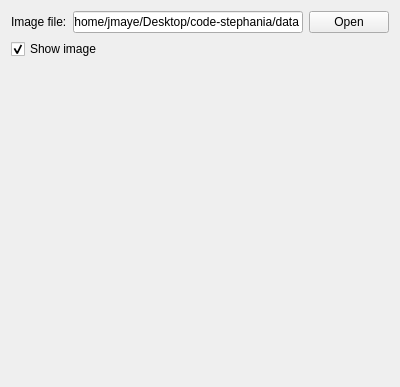
<?xml version="1.0" encoding="UTF-8"?>
<ui version="4.0">
 <class>ImageControl</class>
 <widget class="QWidget" name="ImageControl">
  <property name="geometry">
   <rect>
    <x>0</x>
    <y>0</y>
    <width>400</width>
    <height>387</height>
   </rect>
  </property>
  <property name="windowTitle">
   <string>Form</string>
  </property>
  <layout class="QVBoxLayout" name="verticalLayout">
   <item>
    <layout class="QHBoxLayout" name="browseLayout">
     <item>
      <widget class="QLabel" name="imgTextLabel">
       <property name="text">
        <string>Image file:</string>
       </property>
      </widget>
     </item>
     <item>
      <widget class="QLineEdit" name="imgEdit">
       <property name="text">
        <string>/home/jmaye/Desktop/code-stephania/data</string>
       </property>
      </widget>
     </item>
     <item>
      <widget class="QPushButton" name="imgBrowseButton">
       <property name="text">
        <string>Open</string>
       </property>
      </widget>
     </item>
    </layout>
   </item>
   <item>
    <layout class="QGridLayout" name="showLayout">
     <item row="0" column="0">
      <widget class="QCheckBox" name="showImageCheckBox">
       <property name="enabled">
        <bool>true</bool>
       </property>
       <property name="text">
        <string>Show image</string>
       </property>
       <property name="checked">
        <bool>true</bool>
       </property>
      </widget>
     </item>
    </layout>
   </item>
   <item>
    <spacer name="verticalSpacer">
     <property name="orientation">
      <enum>Qt::Vertical</enum>
     </property>
     <property name="sizeHint" stdset="0">
      <size>
       <width>20</width>
       <height>40</height>
      </size>
     </property>
    </spacer>
   </item>
  </layout>
  <action name="testAction">
   <property name="text">
    <string>Test</string>
   </property>
  </action>
 </widget>
 <resources/>
 <connections>
  <connection>
   <sender>showImageCheckBox</sender>
   <signal>toggled(bool)</signal>
   <receiver>ImageControl</receiver>
   <slot>showImageToggled(bool)</slot>
   <hints>
    <hint type="sourcelabel">
     <x>199</x>
     <y>75</y>
    </hint>
    <hint type="destinationlabel">
     <x>199</x>
     <y>193</y>
    </hint>
   </hints>
  </connection>
  <connection>
   <sender>imgBrowseButton</sender>
   <signal>clicked()</signal>
   <receiver>ImageControl</receiver>
   <slot>imgBrowseClicked()</slot>
   <hints>
    <hint type="sourcelabel">
     <x>347</x>
     <y>23</y>
    </hint>
    <hint type="destinationlabel">
     <x>199</x>
     <y>193</y>
    </hint>
   </hints>
  </connection>
 </connections>
 <slots>
  <slot>showImageToggled(bool)</slot>
  <slot>imgBrowseClicked()</slot>
 </slots>
</ui>
